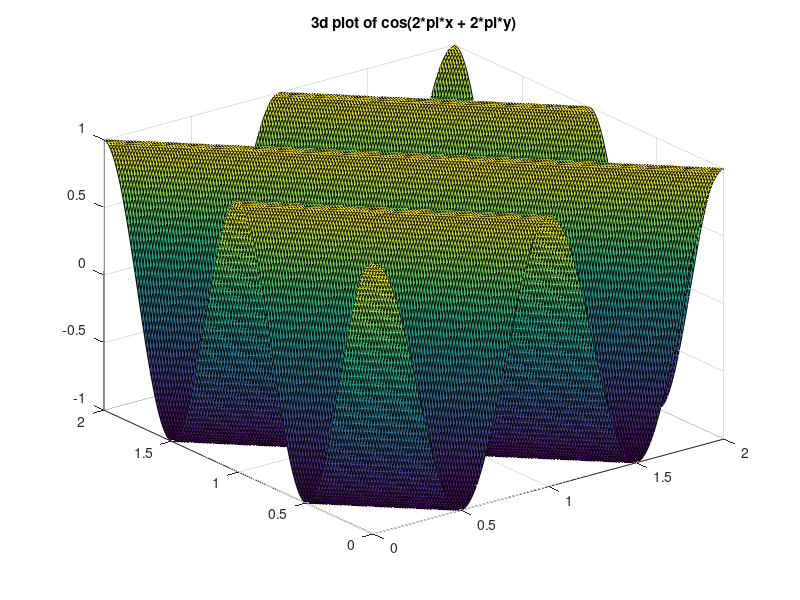
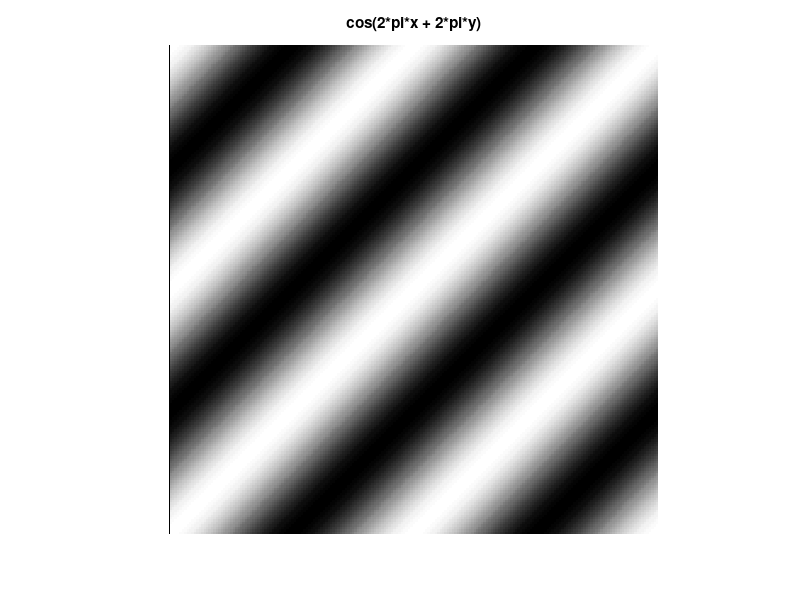
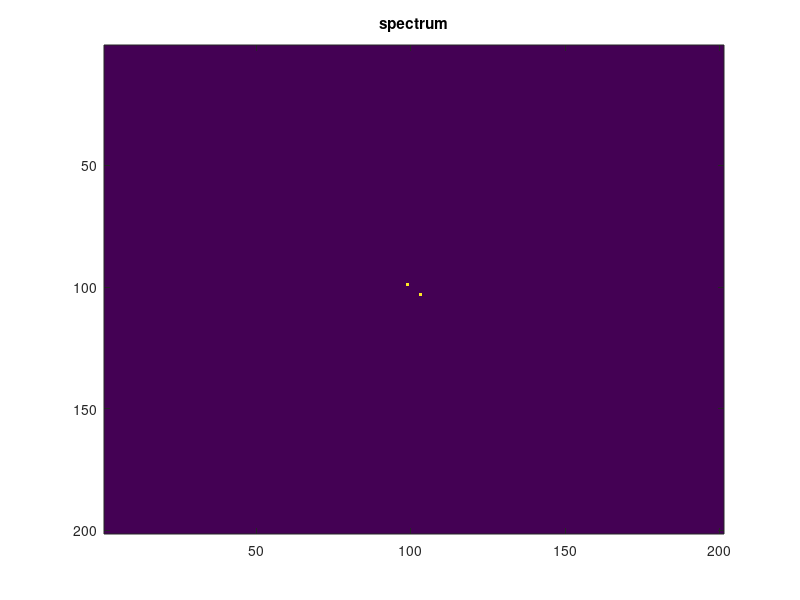
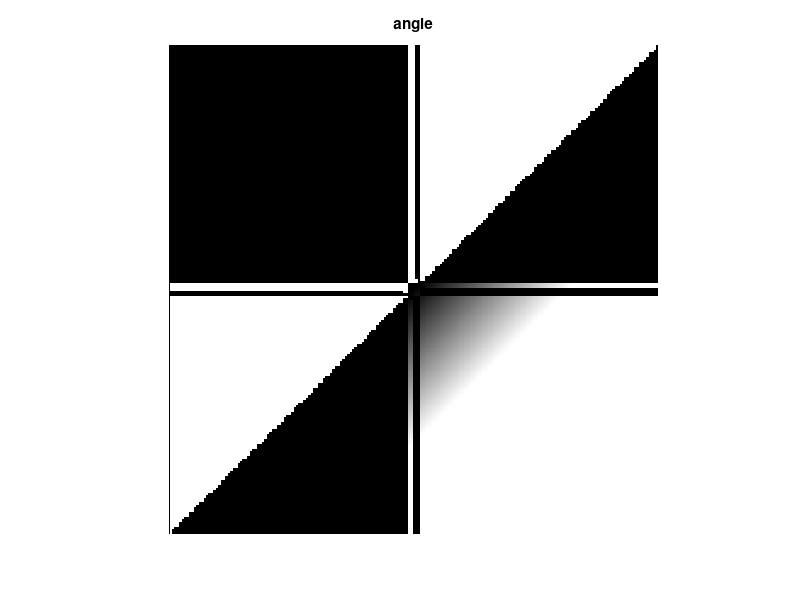

Write the MATLAB code that produced these figures, in order. (Note: this script raises an error after producing the figures.)
%% cosine function with frequency 1
f = @(x,y) cos(2*pi*x + 2*pi*y); 

[x,y] = meshgrid(0:0.01:2,0:0.01:2);
z = f(x,y);
figure;
surf(x,y,z);
title("3d plot of cos(2*pi*x + 2*pi*y)");
saveas(gcf, "./result/cosine.jpg");
figure;
imshow(z,[]);
title("cos(2*pi*x + 2*pi*y)");
saveas(gcf, "./result/cosine_2d.jpg");
ff = fftshift(fft2(z));
figure;
imagesc(abs(ff));
title("spectrum")
saveas(gcf,"./result/spectrum_cosine.jpg");
figure;
imshow(angle(ff));
title("angle");
saveas(gcf,"./result/angle_cosine.jpg");

%%
figure;
mesh(x,y,abs(ff));
title("spectrum in 3d");
view(20,20);
axis off;
saveas(gcf, "1p_spectrum_3d.jpg");

%%
img = imread('brick.jpg');
img = im2double(rgb2gray(img));
figure;
imshow(img);
title('original');
saveas(gcf, './result/p2_brick.jpg');


ff = fftshift(fft2(img));
figure;
imshow(log(abs(ff)+1), []);
title('spectrum after log transformation');
saveas(gcf, './result/spectrum_brick.jpg');
% imshow(log(abs(ff)),[]);
figure;
imshow(angle(ff));
title('phase angle');
saveas(gcf, './result/phase_angle_brick.jpg');

%%
[m,n] = size(img);
ff(m/2+1,n/2+1) = 0;
img2 = abs(ifft2(ff));
imshow(img2);
title('Average intensity of 0');
saveas(gcf,'./result/avg_intense_0_brick.jpg');



